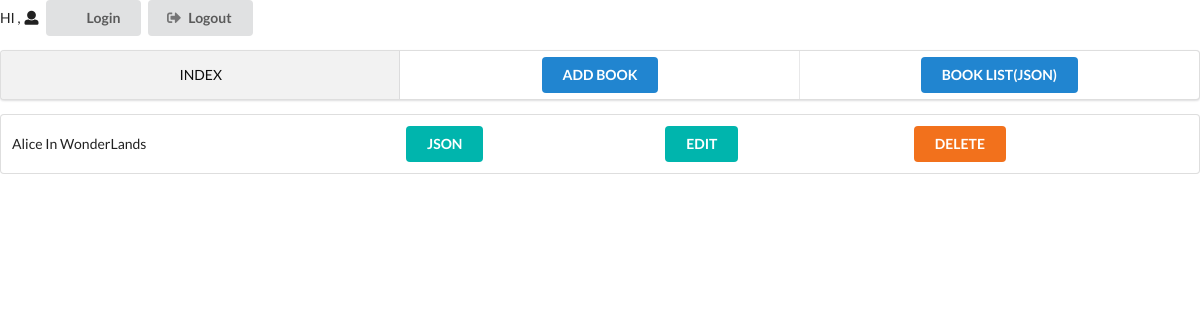
Before: / with the older database file.
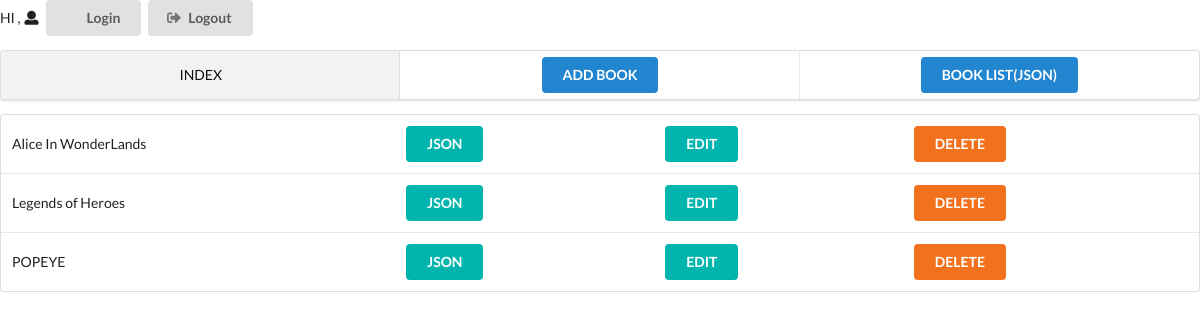
After: the same page with the newer database file.
### portal/models.py (models this page shows, shortened)
class Book(models.Model):
	name = models.CharField(max_length=200)
	category = models.ForeignKey(BookCategory)
	author = models.CharField(max_length=200)
	remark = models.TextField(blank=True)
	created_date = models.DateTimeField(auto_now_add=True)
	last_update = models.DateTimeField(auto_now_add=True)
	active = models.BooleanField(default=None)

### portal/views.py (the view)
# urls.py: url(r'^$','portal.views.index', name='index'),
def index(request):
	books = Book.objects.filter(active=True)
	return render(request, 'story_index.html',{'books':books})

### portal/template/story_index.html
{% extends "base.html" %}
{% load staticfiles %}
{% block content %}
	<table class="ui table">
	{% for book in books %}
		<tr>
			<td>
				{{book.name}}
			</td>
			<td>
				<a href="/book/{{book.pk}}/">
					<button class="ui button teal">
						JSON
					</button>
				</a>
			</td>
			<td>
				<a href="/book/update/{{book.pk}}/">
					<button class="ui button teal">
						EDIT
					</button>
				</a>
			</td>
			<td>
				<a href="/book/delete/{{book.pk}}/">
					<button class="ui button orange">
						DELETE
					</button>
				</a>
			</td>
		</tr>
	{% endfor %}
	</table>
{% endblock %}

### portal/template/base.html (shortened to what this page needs)
{% load staticfiles %}
<!doctype html>
<html class="no-js" lang="">
    <head>
    	{% block header %}
		<link href='https://cdnjs.cloudflare.com/ajax/libs/semantic-ui/2.1.8/semantic.min.css' rel='stylesheet' type='text/css'>
		{% endblock %}
    </head>
<body>
{% if user %}
	HI , <i class="ui icon user"></i>
			<a href="/login/"><button class="ui button"><i class="ui icon login"></i>Login</button></a>
			<a href="/logout/"><button class="ui button"><i class="ui icon logout"></i>Logout</button></a>
{% else %}
	Please Login <a href="/login/">Login</a>
{% endif %}
<div class="ui three item menu">
  <a class="active item" href="/">INDEX</a>
  <a class="item" href="/book/add/">
	  	<div class="ui primary button">
	  		ADD BOOK
	  	</div>
  </a>
  <a class="item" href="/books/">
	  	<div class="ui primary button">
	  		BOOK LIST(JSON)
	  	</div>
  </a>
</div>
{% block content %}
{% endblock %}
</body>
</html>

Changed rows visible on the page:
added Book: name "Legends of Heroes"
added Book: name "POPEYE"
